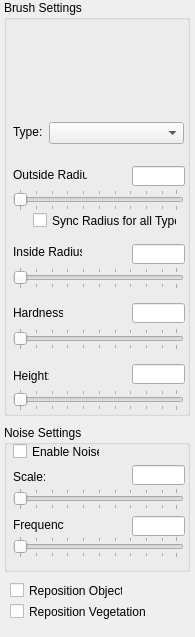
<?xml version="1.0" encoding="UTF-8"?>
<ui version="4.0">
    <class>IDD_PANEL_TERRAIN_MODIFY</class>
    <widget class="QWidget" name="IDD_PANEL_TERRAIN_MODIFY">
        <property name="ID_String" stdset="0">
            <string>IDD_PANEL_TERRAIN_MODIFY</string>
        </property>
        <property name="geometry">
            <rect>
                <x>0</x>
                <y>0</y>
                <width>195</width>
                <height>637</height>
            </rect>
        </property>
        <widget class="QCheckBox" name="IDC_REPOSITION_OBJECTS">
            <property name="ID_String" stdset="0">
                <string>IDC_REPOSITION_OBJECTS</string>
            </property>
            <property name="geometry">
                <rect>
                    <x>10</x>
                    <y>582</y>
                    <width>113</width>
                    <height>17</height>
                </rect>
            </property>
            <property name="text">
                <string comment="IDC_REPOSITION_OBJECTS">Reposition Objects</string>
            </property>
        </widget>
        <widget class="QCheckBox" name="IDC_REPOSITION_VEGETATION">
            <property name="ID_String" stdset="0">
                <string>IDC_REPOSITION_VEGETATION</string>
            </property>
            <property name="geometry">
                <rect>
                    <x>10</x>
                    <y>603</y>
                    <width>171</width>
                    <height>17</height>
                </rect>
            </property>
            <property name="text">
                <string comment="IDC_REPOSITION_VEGETATION">Reposition Vegetation</string>
            </property>
        </widget>
        <widget class="QGroupBox" name="IDC_STATIC2">
            <property name="ID_String" stdset="0">
                <string>IDC_STATIC2</string>
            </property>
            <property name="geometry">
                <rect>
                    <x>4</x>
                    <y>425</y>
                    <width>186</width>
                    <height>147</height>
                </rect>
            </property>
            <property name="title">
                <string>Noise Settings</string>
            </property>
            <widget class="QLabel" name="IDC_STATIC">
                <property name="ID_String" stdset="0">
                    <string>IDC_STATIC</string>
                </property>
                <property name="geometry">
                    <rect>
                        <x>9</x>
                        <y>45</y>
                        <width>32</width>
                        <height>14</height>
                    </rect>
                </property>
                <property name="text">
                    <string comment="IDC_STATIC">Scale:</string>
                </property>
            </widget>
            <widget class="QLabel" name="IDC_STATIC2">
                <property name="ID_String" stdset="0">
                    <string>IDC_STATIC</string>
                </property>
                <property name="geometry">
                    <rect>
                        <x>9</x>
                        <y>93</y>
                        <width>51</width>
                        <height>14</height>
                    </rect>
                </property>
                <property name="text">
                    <string comment="IDC_STATIC">Frequency</string>
                </property>
            </widget>
            <widget class="QLineEdit" name="IDC_NOISE_SCALE">
                <property name="ID_String" stdset="0">
                    <string>IDC_NOISE_SCALE</string>
                </property>
                <property name="geometry">
                    <rect>
                        <x>128</x>
                        <y>40</y>
                        <width>53</width>
                        <height>20</height>
                    </rect>
                </property>
                <property name="alignment">
                    <set>Qt::AlignLeft|Qt::AlignVCenter</set>
                </property>
            </widget>
            <widget class="QLineEdit" name="IDC_NOISE_FREQ">
                <property name="ID_String" stdset="0">
                    <string>IDC_NOISE_FREQ</string>
                </property>
                <property name="geometry">
                    <rect>
                        <x>128</x>
                        <y>91</y>
                        <width>53</width>
                        <height>20</height>
                    </rect>
                </property>
                <property name="alignment">
                    <set>Qt::AlignLeft|Qt::AlignVCenter</set>
                </property>
            </widget>
            <widget class="QCheckBox" name="IDC_BRUSH_NOISE">
                <property name="ID_String" stdset="0">
                    <string>IDC_BRUSH_NOISE</string>
                </property>
                <property name="geometry">
                    <rect>
                        <x>9</x>
                        <y>18</y>
                        <width>87</width>
                        <height>17</height>
                    </rect>
                </property>
                <property name="text">
                    <string comment="IDC_BRUSH_NOISE">Enable Noise</string>
                </property>
            </widget>
            <widget class="QSlider" name="IDC_NOISE_SCALE_SLIDER">
                <property name="ID_String" stdset="0">
                    <string>IDC_NOISE_SCALE_SLIDER</string>
                </property>
                <property name="geometry">
                    <rect>
                        <x>9</x>
                        <y>63</y>
                        <width>171</width>
                        <height>22</height>
                    </rect>
                </property>
                <property name="orientation">
                    <enum>Qt::Horizontal</enum>
                </property>
                <property name="tickPosition">
                    <enum>QSlider::TicksBothSides</enum>
                </property>
            </widget>
            <widget class="QSlider" name="IDC_NOISE_FREQ_SLIDER">
                <property name="ID_String" stdset="0">
                    <string>IDC_NOISE_FREQ_SLIDER</string>
                </property>
                <property name="geometry">
                    <rect>
                        <x>9</x>
                        <y>111</y>
                        <width>171</width>
                        <height>22</height>
                    </rect>
                </property>
                <property name="orientation">
                    <enum>Qt::Horizontal</enum>
                </property>
                <property name="tickPosition">
                    <enum>QSlider::TicksBothSides</enum>
                </property>
            </widget>
        </widget>
        <widget class="QGroupBox" name="IDC_STATIC1">
            <property name="ID_String" stdset="0">
                <string>IDC_STATIC1</string>
            </property>
            <property name="geometry">
                <rect>
                    <x>4</x>
                    <y>0</y>
                    <width>186</width>
                    <height>416</height>
                </rect>
            </property>
            <property name="title">
                <string>Brush Settings</string>
            </property>
            <widget class="QLabel" name="IDC_STATIC3">
                <property name="ID_String" stdset="0">
                    <string>IDC_STATIC</string>
                </property>
                <property name="geometry">
                    <rect>
                        <x>9</x>
                        <y>125</y>
                        <width>29</width>
                        <height>14</height>
                    </rect>
                </property>
                <property name="text">
                    <string comment="IDC_STATIC">Type:</string>
                </property>
            </widget>
            <widget class="QLabel" name="IDC_STATIC4">
                <property name="ID_String" stdset="0">
                    <string>IDC_STATIC</string>
                </property>
                <property name="geometry">
                    <rect>
                        <x>9</x>
                        <y>369</y>
                        <width>36</width>
                        <height>14</height>
                    </rect>
                </property>
                <property name="text">
                    <string comment="IDC_STATIC">Height:</string>
                </property>
            </widget>
            <widget class="QLabel" name="IDC_STATIC5">
                <property name="ID_String" stdset="0">
                    <string>IDC_STATIC</string>
                </property>
                <property name="geometry">
                    <rect>
                        <x>9</x>
                        <y>306</y>
                        <width>50</width>
                        <height>14</height>
                    </rect>
                </property>
                <property name="text">
                    <string comment="IDC_STATIC">Hardness:</string>
                </property>
            </widget>
            <widget class="QLabel" name="IDC_STATIC6">
                <property name="ID_String" stdset="0">
                    <string>IDC_STATIC</string>
                </property>
                <property name="geometry">
                    <rect>
                        <x>9</x>
                        <y>245</y>
                        <width>69</width>
                        <height>14</height>
                    </rect>
                </property>
                <property name="text">
                    <string comment="IDC_STATIC">Inside Radius:</string>
                </property>
            </widget>
            <widget class="QLabel" name="IDC_STATIC7">
                <property name="ID_String" stdset="0">
                    <string>IDC_STATIC</string>
                </property>
                <property name="geometry">
                    <rect>
                        <x>9</x>
                        <y>168</y>
                        <width>74</width>
                        <height>14</height>
                    </rect>
                </property>
                <property name="text">
                    <string comment="IDC_STATIC">Outside Radius</string>
                </property>
            </widget>
            <widget class="QLineEdit" name="IDC_BRUSH_RADIUS">
                <property name="ID_String" stdset="0">
                    <string>IDC_BRUSH_RADIUS</string>
                </property>
                <property name="geometry">
                    <rect>
                        <x>128</x>
                        <y>166</y>
                        <width>53</width>
                        <height>20</height>
                    </rect>
                </property>
                <property name="alignment">
                    <set>Qt::AlignLeft|Qt::AlignVCenter</set>
                </property>
            </widget>
            <widget class="QLineEdit" name="IDC_BRUSH_HEIGHT">
                <property name="ID_String" stdset="0">
                    <string>IDC_BRUSH_HEIGHT</string>
                </property>
                <property name="geometry">
                    <rect>
                        <x>128</x>
                        <y>364</y>
                        <width>53</width>
                        <height>20</height>
                    </rect>
                </property>
                <property name="alignment">
                    <set>Qt::AlignLeft|Qt::AlignVCenter</set>
                </property>
            </widget>
            <widget class="QLineEdit" name="IDC_BRUSH_HARDNESS">
                <property name="ID_String" stdset="0">
                    <string>IDC_BRUSH_HARDNESS</string>
                </property>
                <property name="geometry">
                    <rect>
                        <x>128</x>
                        <y>303</y>
                        <width>53</width>
                        <height>20</height>
                    </rect>
                </property>
                <property name="alignment">
                    <set>Qt::AlignLeft|Qt::AlignVCenter</set>
                </property>
            </widget>
            <widget class="QLineEdit" name="IDC_BRUSH_RADIUS2">
                <property name="ID_String" stdset="0">
                    <string>IDC_BRUSH_RADIUS2</string>
                </property>
                <property name="geometry">
                    <rect>
                        <x>128</x>
                        <y>244</y>
                        <width>53</width>
                        <height>20</height>
                    </rect>
                </property>
                <property name="alignment">
                    <set>Qt::AlignLeft|Qt::AlignVCenter</set>
                </property>
            </widget>
            <widget class="QCheckBox" name="IDC_SYNC_RADIUS">
                <property name="ID_String" stdset="0">
                    <string>IDC_SYNC_RADIUS</string>
                </property>
                <property name="geometry">
                    <rect>
                        <x>29</x>
                        <y>212</y>
                        <width>144</width>
                        <height>17</height>
                    </rect>
                </property>
                <property name="text">
                    <string comment="IDC_SYNC_RADIUS">Sync Radius for all Types</string>
                </property>
            </widget>
            <widget class="QComboBox" name="IDC_BRUSH_TYPE">
                <property name="ID_String" stdset="0">
                    <string>IDC_BRUSH_TYPE</string>
                </property>
                <property name="geometry">
                    <rect>
                        <x>45</x>
                        <y>122</y>
                        <width>135</width>
                        <height>22</height>
                    </rect>
                </property>
            </widget>
            <widget class="QSlider" name="IDC_BRUSH_RADIUS_SLIDER">
                <property name="ID_String" stdset="0">
                    <string>IDC_BRUSH_RADIUS_SLIDER</string>
                </property>
                <property name="geometry">
                    <rect>
                        <x>9</x>
                        <y>189</y>
                        <width>171</width>
                        <height>22</height>
                    </rect>
                </property>
                <property name="orientation">
                    <enum>Qt::Horizontal</enum>
                </property>
                <property name="tickPosition">
                    <enum>QSlider::TicksBothSides</enum>
                </property>
            </widget>
            <widget class="QSlider" name="IDC_BRUSH_HEIGHT_SLIDER">
                <property name="ID_String" stdset="0">
                    <string>IDC_BRUSH_HEIGHT_SLIDER</string>
                </property>
                <property name="geometry">
                    <rect>
                        <x>9</x>
                        <y>389</y>
                        <width>171</width>
                        <height>22</height>
                    </rect>
                </property>
                <property name="orientation">
                    <enum>Qt::Horizontal</enum>
                </property>
                <property name="tickPosition">
                    <enum>QSlider::TicksBothSides</enum>
                </property>
            </widget>
            <widget class="QSlider" name="IDC_BRUSH_HARDNESS_SLIDER">
                <property name="ID_String" stdset="0">
                    <string>IDC_BRUSH_HARDNESS_SLIDER</string>
                </property>
                <property name="geometry">
                    <rect>
                        <x>9</x>
                        <y>328</y>
                        <width>171</width>
                        <height>22</height>
                    </rect>
                </property>
                <property name="orientation">
                    <enum>Qt::Horizontal</enum>
                </property>
                <property name="tickPosition">
                    <enum>QSlider::TicksBothSides</enum>
                </property>
            </widget>
            <widget class="QSlider" name="IDC_BRUSH_RADIUS_SLIDER2">
                <property name="ID_String" stdset="0">
                    <string>IDC_BRUSH_RADIUS_SLIDER2</string>
                </property>
                <property name="geometry">
                    <rect>
                        <x>9</x>
                        <y>267</y>
                        <width>171</width>
                        <height>22</height>
                    </rect>
                </property>
                <property name="orientation">
                    <enum>Qt::Horizontal</enum>
                </property>
                <property name="tickPosition">
                    <enum>QSlider::TicksBothSides</enum>
                </property>
            </widget>
            <widget class="QLabel" name="IDC_BRUSH_PREVIEW">
                <property name="ID_String" stdset="0">
                    <string>IDC_BRUSH_PREVIEW</string>
                </property>
                <property name="geometry">
                    <rect>
                        <x>41</x>
                        <y>82</y>
                        <width>60</width>
                        <height>66</height>
                    </rect>
                </property>
                <property name="text">
                    <string comment="IDC_BRUSH_PREVIEW"></string>
                </property>
            </widget>
        </widget>
    </widget>
    <resources/>
    <connections/>
</ui>
